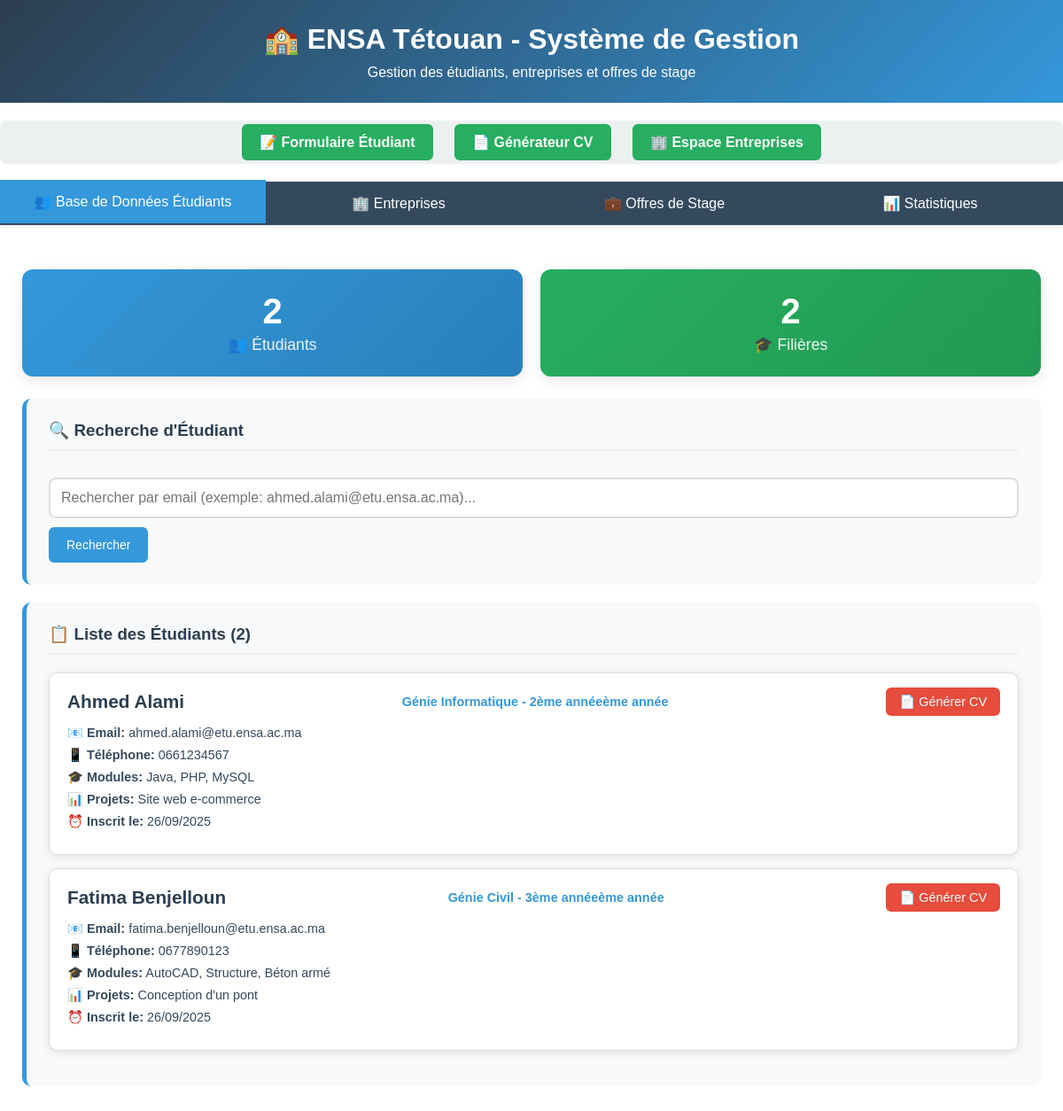
The page /part3_facultative.php on the database its author committed.
### tables this page shows
CREATE TABLE IF NOT EXISTS students (
    id INT AUTO_INCREMENT PRIMARY KEY,
    nom VARCHAR(100) NOT NULL,
    prenom VARCHAR(100) NOT NULL,
    age INT NOT NULL,
    telephone VARCHAR(20) NOT NULL,
    email VARCHAR(150) UNIQUE NOT NULL,
    filiere VARCHAR(100) NOT NULL,
    annee VARCHAR(50) NOT NULL,
    modules TEXT,
    projets_realises TEXT,
    projets_stages TEXT,
    centres_interet TEXT,
    langues TEXT,
    remarques TEXT,
    photo VARCHAR(255),
    created_at TIMESTAMP DEFAULT CURRENT_TIMESTAMP
);

### db_config.php (called while the page is built, shortened)
<?php
class Database {
    private $host = 'localhost';
    private $username = 'root';
    private $password = '';
    private $database = 'ensa_students';
    private $conn;
    public function __construct() {
        try {
            $this->conn = new PDO(
                "mysql:host={$this->host};dbname={$this->database};charset=utf8",
                $this->username,
                $this->password,
                [PDO::ATTR_ERRMODE => PDO::ERRMODE_EXCEPTION]
            );
        } catch(PDOException $e) {
            die("Database Error: " . $e->getMessage());
        }
    }
    public function getAllStudents() {
        $stmt = $this->conn->query("SELECT * FROM students ORDER BY created_at DESC");
        return $stmt->fetchAll(PDO::FETCH_ASSOC);
    }
    public function getStats() {
        $stats = [];
        $stmt = $this->conn->query("SELECT COUNT(*) as count FROM students");
        $stats['total_students'] = $stmt->fetch()['count'];
        $stmt = $this->conn->query("SELECT COUNT(*) as count FROM companies");
        $stats['total_companies'] = $stmt->fetch()['count'];
        $stmt = $this->conn->query("SELECT COUNT(*) as count FROM internship_offers WHERE status = 'active'");
        $stats['active_offers'] = $stmt->fetch()['count'];
        $stmt = $this->conn->query("SELECT COUNT(*) as count FROM applications");
        $stats['total_applications'] = $stmt->fetch()['count'];
        $stmt = $this->conn->query("SELECT COUNT(DISTINCT filiere) as count FROM students");
        $stats['unique_filieres'] = $stmt->fetch()['count'];
        return $stats;
    }
}
?>

### part3_facultative.php (the view, shortened to what this page needs)
<?php
require_once 'db_config.php';
$db = new Database();
try {
    $students = $db->getAllStudents();
    $stats = $db->getStats();
} catch (Exception $e) {
    $error = "Erreur de connexion à la base de données: " . $e->getMessage();
    $students = [];
    $companies = [];
    $offers = [];
    $stats = ['total_students' => 0, 'total_companies' => 0, 'active_offers' => 0, 'total_applications' => 0, 'unique_filieres' => 0];
}
$active_tab = $_GET['tab'] ?? 'students';
function renderStudentCard($student) {
    echo '<div class="card">
        <div class="card-header">
            <div class="student-name">' . htmlspecialchars($student['prenom'] . ' ' . $student['nom']) . '</div>
            <div class="filiere">' . htmlspecialchars($student['filiere']) . ' - ' . htmlspecialchars($student['annee']) . 'ème année</div>
            <div>
                <a href="formulaire_cv.php?email=' . urlencode($student['email']) . '" class="btn-cv">📄 Générer CV</a>
            </div>
        </div>
        <div class="card-info">
            <p><strong>📧 Email:</strong> ' . htmlspecialchars($student['email']) . '</p>
            <p><strong>📱 Téléphone:</strong> ' . htmlspecialchars($student['telephone']) . '</p>
            <p><strong>🎓 Modules:</strong> ' . htmlspecialchars($student['modules'] ?: 'Aucun') . '</p>
            <p><strong>📊 Projets:</strong> ' . htmlspecialchars(substr($student['projets_realises'] ?: 'Aucun', 0, 100)) . (strlen($student['projets_realises']) > 100 ? '...' : '') . '</p>
            <p><strong>⏰ Inscrit le:</strong> ' . date('d/m/Y', strtotime($student['created_at'])) . '</p>
        </div>
    </div>';
}
?>
<!DOCTYPE html>
<html lang="fr">
<head>
</head>
<body>
    <div class="container">
        <div class="header">
            <h1>🏫 ENSA Tétouan - Système de Gestion</h1>
            <p>Gestion des étudiants, entreprises et offres de stage</p>
        </div>
        <div class="main-nav">
            <a href="index.php">📝 Formulaire Étudiant</a>
            <a href="formulaire_cv.php">📄 Générateur CV</a>
            <a href="company_login.php">🏢 Espace Entreprises</a>
        </div>
        <div class="tabs">
            <a href="?tab=students" class="tab <?= $active_tab === 'students' ? 'active' : '' ?>">👥 Base de Données Étudiants</a>
            <a href="?tab=companies" class="tab <?= $active_tab === 'companies' ? 'active' : '' ?>">🏢 Entreprises</a>
            <a href="?tab=offers" class="tab <?= $active_tab === 'offers' ? 'active' : '' ?>">💼 Offres de Stage</a>
            <a href="?tab=stats" class="tab <?= $active_tab === 'stats' ? 'active' : '' ?>">📊 Statistiques</a>
        </div>
        <div class="content">
            <?php if ($active_tab === 'students'): ?>
                <div class="stats">
                    <div class="stat-card">
                        <div class="stat-number"><?= $stats['total_students'] ?></div>
                        <div class="stat-label">👥 Étudiants</div>
                    </div>
                    <div class="stat-card" style="background: linear-gradient(135deg, #27ae60, #229954);">
                        <div class="stat-number"><?= $stats['unique_filieres'] ?></div>
                        <div class="stat-label">🎓 Filières</div>
                    </div>
                </div>
                <div class="form-section">
                    <h3>🔍 Recherche d'Étudiant</h3>
                    <form method="GET">
                        <input type="email" name="search" class="search-box" placeholder="Rechercher par email (exemple: ahmed.alami@etu.ensa.ac.ma)..." value="<?= htmlspecialchars($_GET['search'] ?? '') ?>">
                        <button type="submit">Rechercher</button>
                    </form>
                </div>
                <div class="form-section">
                    <h3>📋 Liste des Étudiants (<?= count($students) ?>)</h3>
                    <?php if (count($students) > 0): ?>
                        <?php foreach ($students as $student): ?>
                            <?php renderStudentCard($student); ?>
                        <?php endforeach; ?>
                    <?php endif; ?>
                </div>
            <?php endif; ?>
        </div>
    </div>
</body>
</html>

### part3_facultative.php (style rules this page uses)
* { margin: 0; padding: 0; box-sizing: border-box; }
body { font-family: Arial, sans-serif; background: #f5f5f5; }
.container { max-width: 1200px; margin: 0 auto; background: white; min-height: 100vh; }
.header { background: linear-gradient(135deg, #2c3e50, #3498db); color: white; padding: 25px; text-align: center; }
.header h1 { margin-bottom: 10px; }
.tabs { display: flex; background: #34495e; box-shadow: 0 2px 5px rgba(0,0,0,0.1); }
.tab { flex: 1; padding: 15px; text-align: center; color: white; text-decoration: none; transition: all 0.3s; }
.tab:hover, .tab.active { background: #3498db; transform: translateY(-2px); }
.content { padding: 25px; }
.form-section { background: #f8f9fa; padding: 25px; margin: 20px 0; border-radius: 10px; border-left: 5px solid #3498db; }
.form-section h3 { margin-bottom: 20px; color: #2c3e50; border-bottom: 2px solid #ecf0f1; padding-bottom: 10px; }
input, select, textarea { width: 100%; padding: 10px; border: 1px solid #ddd; border-radius: 6px; font-size: 14px; }
button { background: #3498db; color: white; border: none; padding: 12px 20px; border-radius: 6px; cursor: pointer; font-size: 14px; transition: all 0.3s; }
.card { background: white; border: 1px solid #ddd; border-radius: 10px; padding: 20px; margin: 15px 0; box-shadow: 0 2px 10px rgba(0,0,0,0.1); transition: all 0.3s; }
.card-header { display: flex; justify-content: space-between; align-items: center; margin-bottom: 15px; }
.student-name { font-size: 1.3em; font-weight: bold; color: #2c3e50; }
.filiere { color: #3498db; font-weight: bold; font-size: 0.9em; }
.btn-cv { background: #e74c3c; color: white; padding: 8px 15px; text-decoration: none; border-radius: 6px; font-size: 0.9em; transition: all 0.3s; }
.card-info p { margin: 8px 0; font-size: 0.9em; color: #34495e; }
.stats { display: grid; grid-template-columns: repeat(auto-fit, minmax(200px, 1fr)); gap: 20px; margin: 25px 0; }
.stat-card { background: linear-gradient(135deg, #3498db, #2980b9); color: white; padding: 25px; text-align: center; border-radius: 12px; box-shadow: 0 4px 15px rgba(0,0,0,0.1); transition: all 0.3s; }
.stat-number { font-size: 2.5em; font-weight: bold; margin-bottom: 5px; }
.stat-label { font-size: 1.1em; opacity: 0.9; }
.search-box { width: 100%; padding: 12px; margin: 10px 0; border: 2px solid #ddd; border-radius: 8px; font-size: 16px; }
.main-nav { text-align: center; margin: 20px 0; padding: 15px; background: #ecf0f1; border-radius: 8px; }
.main-nav a { background: #27ae60; color: white; padding: 12px 20px; text-decoration: none; border-radius: 6px; margin: 0 10px; font-weight: bold; transition: all 0.3s; }

### rows shown on the page
students: prenom+nom "Ahmed Alami", filiere "Génie Informatique", annee "2ème année", email "ahmed.alami@etu.ensa.ac.ma", telephone "0661234567", modules "Java, PHP, MySQL", projets_realises "Site web e-commerce", created_at "26/09/2025"
students: prenom+nom "Fatima Benjelloun", filiere "Génie Civil", annee "3ème année", email "fatima.benjelloun@etu.ensa.ac.ma", telephone "0677890123", modules "AutoCAD, Structure, Béton armé", projets_realises "Conception d'un pont", created_at "26/09/2025"

### other values the page prints
$stats['total_students'] "2"
$stats['unique_filieres'] "2"
count($students) "2"
